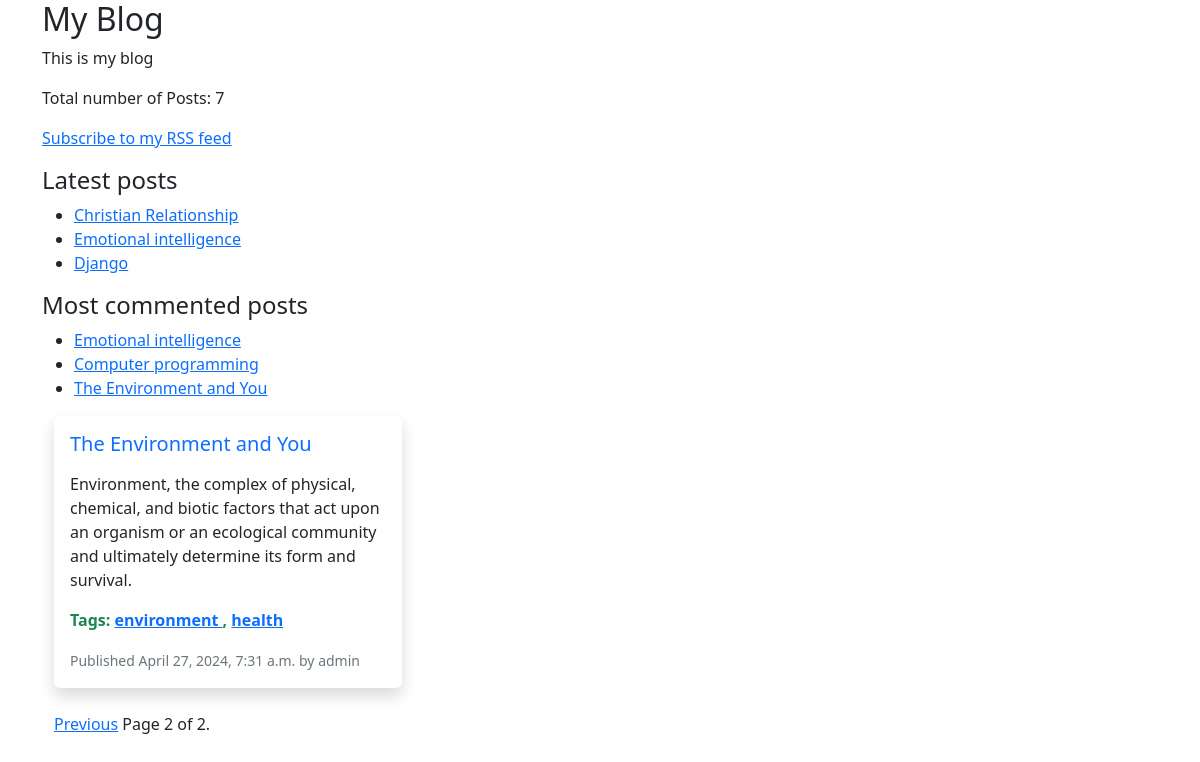
Before: /?page=2 with the older database file.
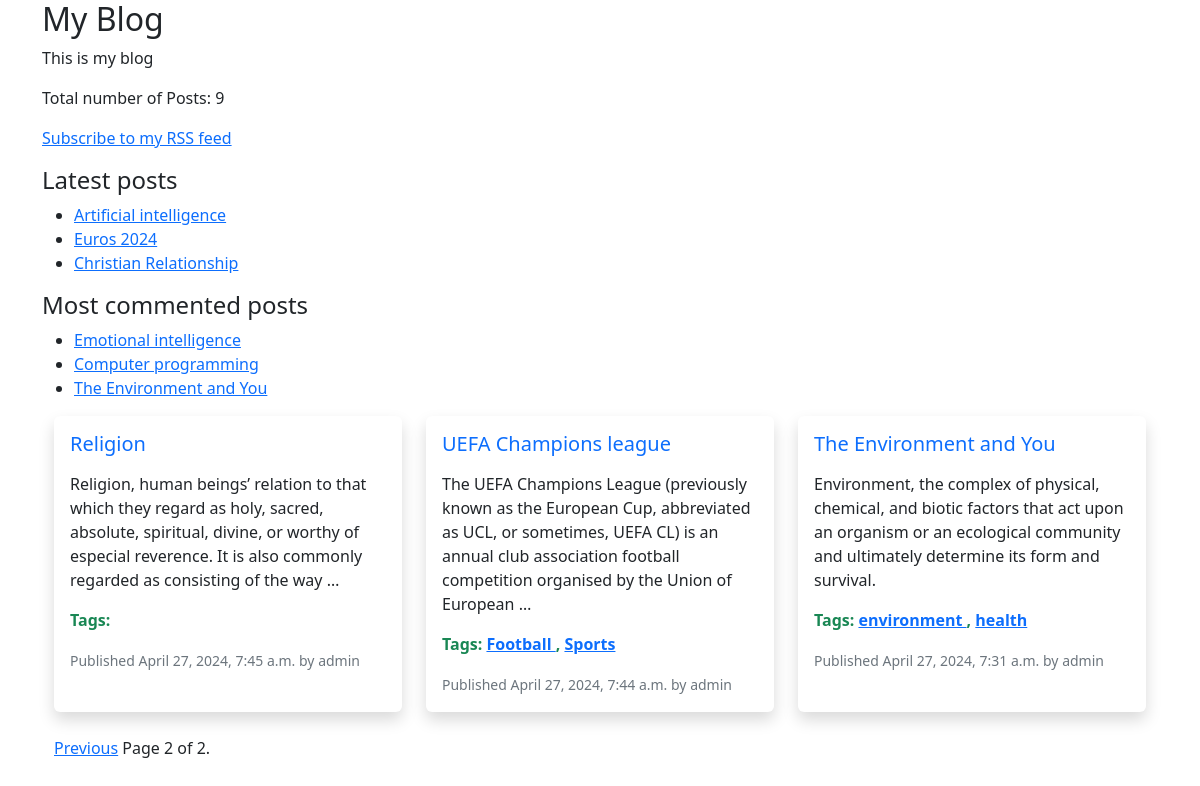
After: the same page with the newer database file.
### forumsite/models.py (models this page shows, shortened)
class Post(models.Model):
  class Status(models.TextChoices):
    DRAFT = 'DF','Draft'
    PUBLISHED = 'PB','Published'
  title = models.CharField(max_length=250)
  slug = models.SlugField(max_length=250, unique_for_date ='publish')
  author = models.ForeignKey(User, on_delete=models.CASCADE, related_name='blog_posts')
  body = models.TextField()
  publish = models.DateTimeField(default = timezone.now)
  created = models.DateTimeField(auto_now_add = True)
  updated = models.DateTimeField(auto_now = True)
  status = models.CharField(max_length=2,choices = Status.choices,default = Status.DRAFT)
  objects = models.Manager() #default manager
  published = PublishedManager()  #custom manager
  tags = TaggableManager()
  class Meta:
    ordering = ['-publish']
    indexes = [models.Index(fields=['-publish'],)]
  def get_absolute_url(self):
    return reverse('forum:post_detail',args=[self.publish.year,
                  self.publish.month,self.publish.day,self.slug])

### forumsite/views.py (the view)
# urls.py: path('',views.post_list,name='post_list'),
def post_list(request, tag_slug=None):
  post_list = Post.published.all()
  tag = None
  if tag_slug:
    tag = get_object_or_404(Tag,slug=tag_slug)
    post_list = post_list.filter(tags__in=[tag])
  paginator = Paginator(post_list,6) #3 posts per page
  page_number = request.GET.get('page',1)
  try:
    posts = paginator.page(page_number)
  except PageNotAnInteger:
    posts = paginator.page(1) #deliver first page is page is not an integer
  except EmptyPage:
    posts = paginator.page(paginator.num_pages) #always return last page if not page number is found
  return render(request,'forumsite/post/list.html',{'posts':posts,'tag':tag})

### forumsite/models.py (called while the page is built)
  def get_queryset(self):
    return super().get_queryset().filter(status=Post.Status.PUBLISHED)

### forumsite/templatetags/forumsite_tags.py (called while the page is built)
@register.simple_tag(name='my_tag')
def total_posts():
    return Post.published.count()

@register.inclusion_tag('forumsite/post/latest_posts.html')
def show_latest_posts(count=3):
    latest_posts = Post.published.order_by('-publish')[:count]
    return {'latest_posts':latest_posts}

@register.simple_tag
def most_commented_posts(count=3):
    return Post.published.annotate(total_comments=Count('comments')).order_by('-total_comments')[:count]

@register.filter(name='markdown')
def markdown_format(text):
    return mark_safe(markdown.markdown(text))

### forumsite/templates/forumsite/post/list.html (shortened to what this page needs)
{% extends 'forumsite/base.html' %}
{% load forumsite_tags %}
{% block content %}
<div class="container">
  <div class="row">
    {% for post in posts %}
    <div class="col-md-4 mb-4">
      <div class="card h-100 border-0 shadow">
        <div class="card-body">
          <h5 class="card-title"><a href="{{ post.get_absolute_url }}" class="text-decoration-none">{{ post.title }}</a></h5>
          <p class="card-text">{{ post.body | markdown| truncatewords_html:30 }}</p>
          <p class="text-success fw-semibold">Tags:
            {% for tag in post.tags.all  %}
              <a href='{% url "forum:post_list_by_tag" tag.slug %}'>
                {{tag.name}}
              </a>
              {% if not forloop.last %}, {% endif %}
            {% endfor %}
          </p>
          <p class="card-text"><small class="text-muted">Published {{ post.publish }} by {{ post.author }}</small></p>
        </div>
      </div>
    </div>
    {% endfor %}
  </div>
  {% include "pagination.html" with page=posts %}
</div>
{% endblock %}

### forumsite/templates/forumsite/base.html (shortened to what this page needs)
{% load forumsite_tags %}
<!DOCTYPE html>
<html lang="en">
<head>
  <link href="https://cdn.jsdelivr.net/npm/bootstrap@5.2.1/dist/css/bootstrap.min.css" rel="stylesheet">
</head>
<body>
  <div class="container">
    <div id="sidebar">
      <h2 class="">My Blog</h2>
      <p>This is my blog</p>
      <p>Total number of Posts: {% my_tag %}</p>
      <p>
        <a href="{% url 'forumsite:post_feed' %}">Subscribe to my RSS feed</a>
      </p>
      <h3 class="fs-4">Latest posts</h3>
      {% show_latest_posts 3 %}
      <h3 class="fs-4">Most commented posts</h3>
      {% most_commented_posts as commented_posts %}
      <ul>
        {% for post in commented_posts %}
          <li>
            <a href="{{post.get_absolute_url}}">{{post.title}}</a>
          </li>
        {% endfor %}
      </ul>
    </div>
  <div id="'content">
    {% block content %}
    {% endblock content %}
  </div>
</div>
</body>
</html>

### forumsite/templates/forumsite/post/latest_posts.html
<ul>
    {% for post in latest_posts %}
        <li>
            <a href="{{post.get_absolute_url}}">{{post.title}}</a>
        </li>
    {% endfor %}
</ul>

Changed rows visible on the page:
no longer on this page (row edited): Post: title "Django", shown under "Latest posts"
no longer on one of the page's lists (row unchanged): Post: title "Emotional intelligence"
added Post: title "Artificial intelligence", shown under "Latest posts"
added Post: title "Euros 2024", shown under "Latest posts"
now on this page (row unchanged): Post: title "Religion", body "Religion, human beings’ relation to that which they regard as holy, sacred, absolute, spiritual, divine, or worthy of especial reverence. It is also commonly regarded as consisting of the way …", publish "April 27, 2024, 7:45 a.m.", author "admin"
now on this page (row edited): Post: title "UEFA Champions league", body "The UEFA Champions League (previously known as the European Cup, abbreviated as UCL, or sometimes, UEFA CL) is an annual club association football competition organised by the Union of European …", publish "April 27, 2024, 7:44 a.m.", author "admin"
added Tag: name "Football", shown under "UEFA Champions league"
added Tag: name "Sports", shown under "UEFA Champions league"
Other visible differences:
text no longer shown: "7"
text now shown: "9"
